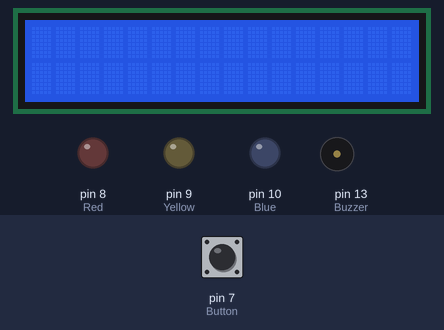
Bench run of a sketch on a simulated Arduino Uno, built with avr-gcc and run on an emulated ATmega328P. On the bench: 16×2 character LCD, output pins drawn as LEDs (lit = HIGH), buzzer (waves = sounding). The test bench sets the inputs (shaded band); at power-on: pin 7 (Button) LOW.

Above: at 1.2 s.
1.3 s: pin 7 (Button) pulled HIGH for 0.15 s
At 9.3 s:
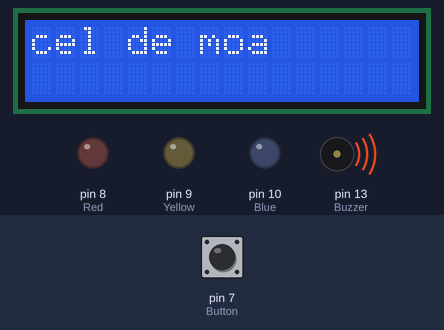
At 18.1 s:
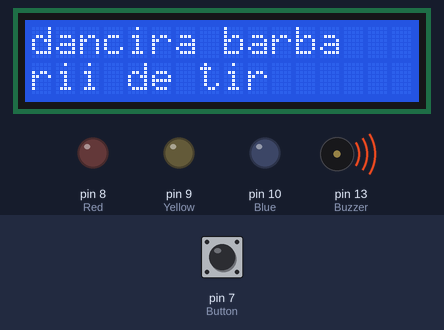
Timing chart, 0 to 21.5 s (numbered marks = the images above; inputs shaded):
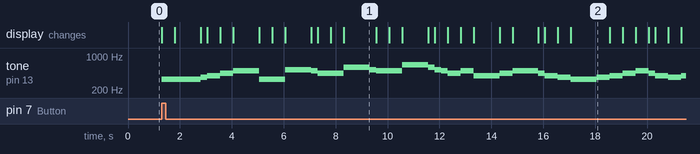

The sketch:

FINAL-CODE.ino
```cpp
#define do1  262
#define re  294
#define mi  330
#define fa  349 //fa
#define fa_dz  370 //fa#
#define sol  392
#define la  440
#define si  494
#define do2  523
#define re2  587
#define mi2 659

#include <LiquidCrystal.h>
LiquidCrystal lcd(12,11,5,4,3,2);

int numarSilabe = 0;

//Pin definitions
const int Blue = 10;
const int Yellow = 9;
const int Red = 8;
const int Button = 7;
const int Buzzer = 13;
int flag = 1;

void playNote(int note, int duration) {
  tone(13, note, duration);
  delay(duration);

  // Crește numarul de silabe după fiecare notă
  numarSilabe++;

  if(numarSilabe==1){
  // Aprinde LED-ul roșu
  digitalWrite(Red, HIGH);
  digitalWrite(Red, LOW);
  }
  else
  if(numarSilabe==2){
  // Aprinde LED-ul galben
  digitalWrite(Yellow, HIGH);
  digitalWrite(Yellow, LOW);

  }
    else
  if(numarSilabe==3){
// Aprinde LED-ul albastru
  digitalWrite(Blue, HIGH);
  digitalWrite(Blue, LOW);
  }

  // Verifică dacă s-a atins un număr de 4 silabe
  if (numarSilabe >=5 && flag==1) {
    //lcd.clear();
  	lcd.setCursor(0, 1);
 	flag = 0;
  }
  if (numarSilabe >=10 && flag==0) {
    lcd.clear();
  	lcd.setCursor(0, 0);
    numarSilabe=0;
 	flag=1;
  }

}
//pentru a doua parte a primului vers:
struct SilabaNotaDurata {
  const char *silaba;
  int nota;
  int durata;
};

//pentru prima parte a primului vers:
SilabaNotaDurata vers1[] = {
  {"De", mi, 500},
  {"stea", mi, 1000},
  {"pta", fa_dz, 250},
  {"-te ", sol, 500},
  {"ro", la, 500},
  {"ma", si, 1000},
  {"ne ", mi, 500},
  {"din ", mi, 500},
  {"som", do2, 1000},
  {"nul ", si, 250},
  {"cel ", la, 500},
  {"de ", la, 500},
  {"moa", re2, 1000},
  {"", do2, 250},
  {"rte ", si, 500},
  {"In ", si, 500},
  {"ca", mi2, 1000},
  {"re ", re2, 250},
  {"te-a", do2, 250},
  {"", si, 250},
  {"dan", la, 500},
  {"ci", si, 500},
  {"ra ", sol, 1000},
  {"bar", la, 500},
  {"ba", si, 1000},
  {"rii ", la, 250},
  {"de ", sol, 500},
  {"ti", fa_dz, 500},
  {"r", mi, 1000},
  {"", fa_dz, 500},
  {"ani ", sol, 500},
  {"bar", la, 500},
  {"ba", si, 500},
  {"ri", la, 250},
  {"i ", sol, 500},
  {"de ", fa_dz, 500},
  {"ti", sol, 500},
  {"rani ", mi, 1000}
};


//pentru a doua parte a primului vers:
SilabaNotaDurata vers2[] = {
  {"A", mi, 500},
  {"cum ", mi, 1000},
  {"ori ", mi2, 250},
  {"ni", mi2, 500},
  {"cio", mi2, 500},
  {"da", mi2, 1000},
  {"ta ", re2, 500},
  {"cro", re2, 500},

  {"ies", mi2, 1000},
  {"te-ti ", re2, 250},
  {"al", do2, 250},
  {"", si, 250},
  {"ta ", la, 500},
  {"soa", re2, 1000},
  {"", do2, 250},
  {"rta ", si, 500},
  {"La ", si, 500},
  {"ca", mi2, 1000},
  {"re ", re2, 250},
  {"sa ", do2, 250},
  {"", si, 250},

  {"se-n", la, 500},
  {"chi", si, 500},
  {"ne ", sol, 1000},
  {"si ", la, 500},
  {"cru", si, 1000},
  {"zii ", la, 250},
  {"tai ", sol, 500},
  {"dus", fa_dz, 500},

  {"ma", mi, 1000},
  {"", fa_dz, 250},
  {"ni ", sol, 500},
  {"si ", la, 500},
  {"cru", si, 500},
  {"zii ", la, 250},
  {"", sol, 500},
  {"tai ", fa_dz, 500},
  {"dus", sol, 500},
  {"mani", mi, 1000}
};

//prima parte al doilea vers
SilabaNotaDurata vers3[] = {
  {"A", mi, 500},
  {"cum ", mi, 1000},
  {"ori ", fa_dz, 250},
  {"nici", sol, 500},
  {"o", la, 500},
  {"da", si, 1000},
  {"ta ", mi, 500},
  {"sa ", mi, 500},
  {"dam ", do2, 1000},
  {"do", si, 250},
  {"vezi ", la, 500},
  {"la ", la, 500},
  {"lu", re2, 1000},
  {"", do2, 250},
  {"me ", si, 500},
  {"Ca-n ", si, 500},
  {"as", mi2, 1000},
  {"te ", re2, 250},
  {"ma", do2, 250},
  {"ini ", si, 250},
  {"mai ", la, 500},
  {"cur", si, 500},
  {"ge ", sol, 1000},
  {"un ", la, 500},
  {"san", si, 1000},
  {"ge ", la, 250},
  {"de ", sol, 500},
  {"ro", fa_dz, 500},
  {"ma", mi, 1000},
  {"",fa_dz, 500},
  {"an ", sol, 500},
  {"un ", la, 500},
  {"san", si, 500},
  {"ge ", la, 250},
  {"", sol, 500},
  {"de ", fa_dz, 500},
  {"ro", sol, 500},
  {"man", mi, 1000}
};


//a doua parte al celui de-al doilea vers.
SilabaNotaDurata vers4[] = {
  {"Si ", mi, 500},
  {"ca-n ", mi, 1000},
  {"a ", mi2, 250},
  {"noas", mi2, 500},
  {"tre ", mi2, 500},
  {"piep", mi2, 1000},
  {"turi ", re2, 500},
  {"pas", re2, 500},

  {"tram ", mi2, 1000},
  {"cu ", re2, 250},
  {"fa", do2, 250},
  {"", si, 250},
  {"la-un ", la, 500},
  {"nu", re2, 1000},
  {"", do2, 250},
  {"me ", si, 500},
  {"Tri", si, 500},
  {"um", mi2, 1000},
  {"fa", re2, 250},
  {"tor ", do2, 250},
  {"", si, 250},

  {"in ", la, 500},
  {"lup", si, 500},
  {"te ", sol, 1000},
  {"un ", la, 500},
  {"nu", si, 1000},
  {"me ", la, 250},
  {"de ", sol, 500},
  {"Tra", fa_dz, 500},

  {"ia", mi, 1000},
  {"", fa_dz, 250},
  {"n ", sol, 500},
  {"un ", la, 500},
  {"nu", si, 500},
  {"me ", la, 250},
  {" ", sol, 500},
  {"de ", fa_dz, 500},
  {"Tra", sol, 500},
  {"ian", mi, 1000}

};


void melody() {


for (int i = 0; i < sizeof(vers1) / sizeof(vers1[0]); ++i) {
    lcd.print(vers1[i].silaba);
    playNote(vers1[i].nota, vers1[i].durata);
  }

  lcd.clear();
for (int i = 0; i < sizeof(vers2) / sizeof(vers2[0]); ++i) {
    lcd.print(vers2[i].silaba);
    playNote(vers2[i].nota, vers2[i].durata);
  }
lcd.clear();
  for (int i = 0; i < sizeof(vers3) / sizeof(vers3[0]); ++i) {
    lcd.print(vers3[i].silaba);
    playNote(vers3[i].nota, vers3[i].durata);
  }


  lcd.clear();
  for (int i = 0; i < sizeof(vers4) / sizeof(vers4[0]); ++i) {
    lcd.print(vers4[i].silaba);
    playNote(vers4[i].nota, vers4[i].durata);
  }


	delay(1000);
}


void setup() {
  pinMode(13, OUTPUT);
  lcd.begin(16, 2);

  pinMode(Blue, OUTPUT);  //Blue
  pinMode(Yellow, OUTPUT);  //Green
  pinMode(Red, OUTPUT); //Red
  pinMode(Buzzer, OUTPUT); //Buzzer

  pinMode(Button, INPUT);   //Button
}

void loop() {

int btn = digitalRead(Button);
    Serial.println(btn);
  if(btn == 1)
  {
  melody();
  }
  else
  {
  delay(1);
  }

}
```

Measured:
- after the input at 1.3 s, tone on pin 13 (Buzzer): plays 330 Hz for 1.5 s, 370 Hz for 0.25 s, 392 Hz for 0.50 s, 440 Hz for 0.50 s, 494 Hz for 1.0 s, 330 Hz for 1.0 s … (33 notes in this stretch), starting at once; the display: first changes at once (image 1 shows a later state)
- what the display in image 1 shows lasts 1.3 s, from 8.3 s to 9.6 s
